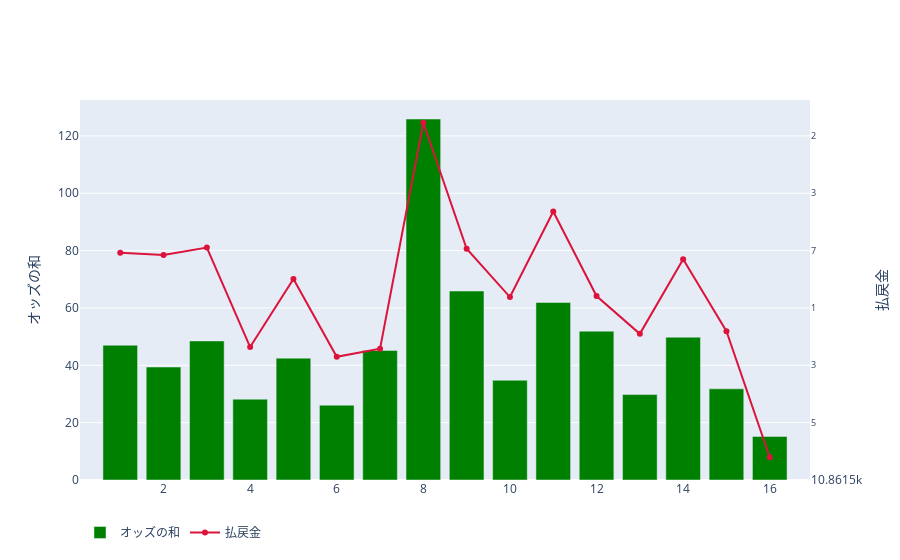

The notebook cell saved with this chart:
### Code cell
fig = go.Figure(
        data=go.Bar(
            x=x_axis,
            y=odds_sum,
            name="オッズの和",
            marker=dict(color="green"),
        )
    )

fig.add_trace(
    go.Scatter(
        x=x_axis,
        y=refunds,
        yaxis="y2",
        name="払戻金",
        marker=dict(color="crimson"),
        hovertext=refunds_kanji
    )
)
fig.update_layout(
    legend=dict(orientation="h"),
    yaxis=dict(
        title=dict(text="オッズの和"),
        side="left"
    ),
    yaxis2=dict(
        title=dict(text="払戻金"),
        side="right",
        overlaying="y",
        tickmode="sync",
        type='log'
    ),
)
# fig.update_yaxes(type='log')
fig.show()

### Figure 1 — Plotly figure (JSON) as saved in the notebook; plotly's stock layout.template omitted (floating-point values rounded to 4 significant figures)
{"data": [{"marker": {"color": "green"}, "name": "オッズの和", "type": "bar", "x": [1, 2, 3, 4, 5, 6, 7, 8, 9, 10, 11, 12, 13, 14, 15, 16], "y": [47, 39.4, 48.5, 28.2, 42.5, 26.1, 45.2, 125.9, 65.9, 34.8, 61.9, 51.9, 29.8, 49.8, 31.8, 15.2]}, {"hovertext": ["648万1930円", "611万3160円", "750万8270円", "45万7050円", "310万1590円", "34万7220円", "43万7070円", "2億5179万7070円", "726万5020円", "186万6620円", "2077万5110円", "191万9310円", "66万2790円", "541万1710円", "71万3790円", "2万600円"], "marker": {"color": "crimson"}, "name": "払戻金", "type": "scatter", "x": [1, 2, 3, 4, 5, 6, 7, 8, 9, 10, 11, 12, 13, 14, 15, 16], "y": [6481930, 6113160, 7508270, 457050, 3101590, 347220, 437070, 251797070, 7265020, 1866620, 20775110, 1919310, 662790, 5411710, 713790, 20600], "yaxis": "y2"}], "layout": {"autosize": true, "legend": {"orientation": "h"}, "xaxis": {"autorange": true, "range": [0.09148, 16.91], "type": "linear"}, "yaxis": {"autorange": true, "range": [0, 132.5], "side": "left", "title": {"text": "オッズの和"}, "type": "linear"}, "yaxis2": {"autorange": true, "overlaying": "y", "range": [3.977, 8.738], "side": "right", "tickmode": "sync", "title": {"text": "払戻金"}, "type": "log"}}}
